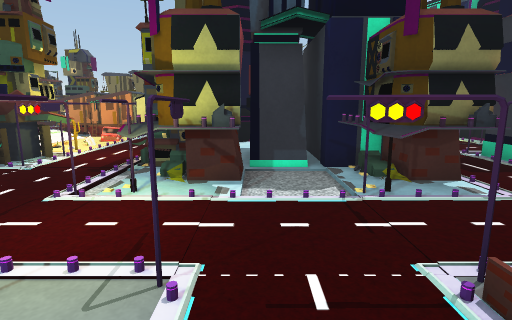
View 1 (above)

24 first-person views from a walk through a scene from a Unity 3-D project. The camera is 1.2 m above the floor, tilts 10° down and sees 80° across. The floor is counted in squares, 1 m on a side. Each view is taken from the middle of a square. On the plan, view 1 faces up. The plan holds only what a view shows up to about 13 squares ahead; the rest is blank. The place goes on beyond the plan.

View 2
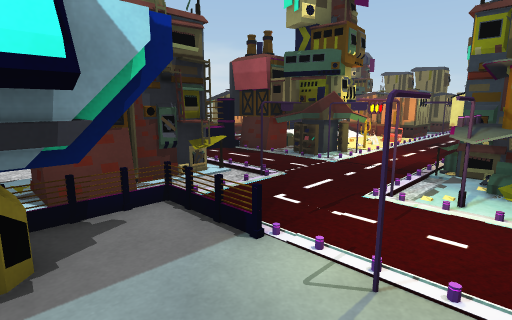

View 3
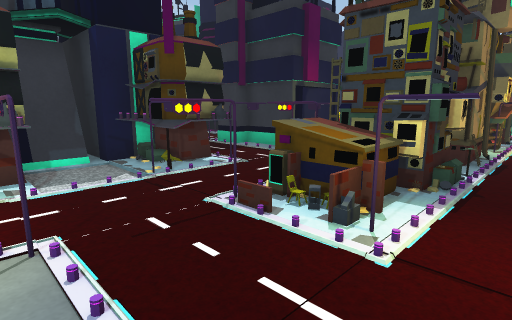

View 4
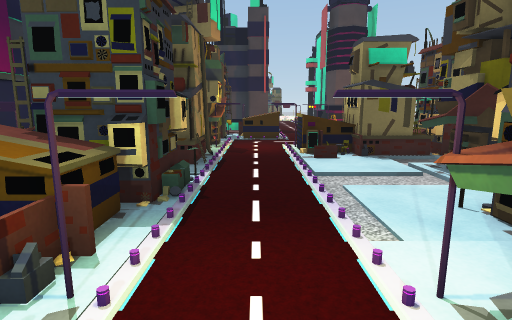

View 5
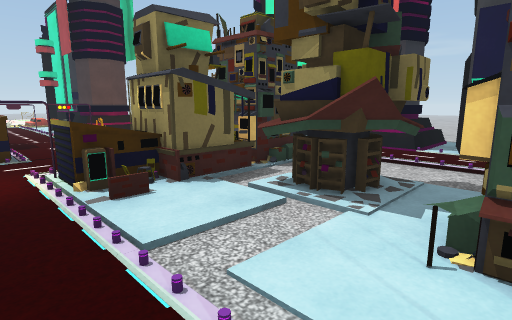

View 6
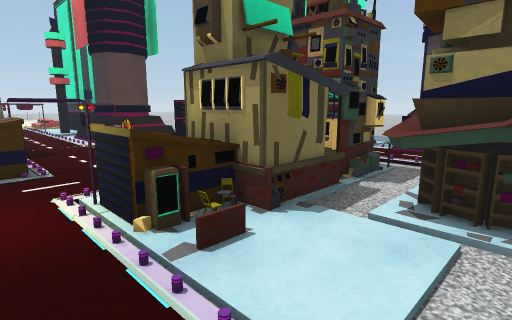

View 7
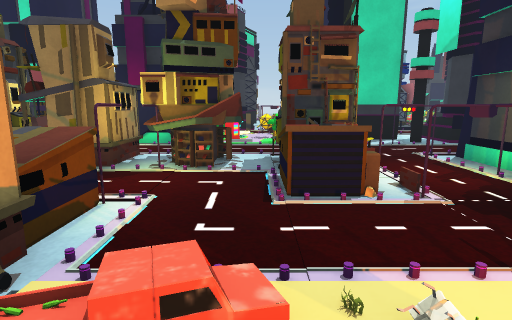

View 8
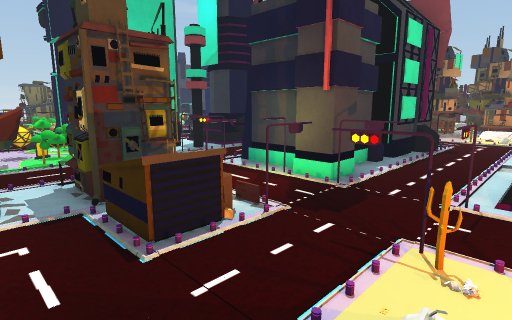

View 9
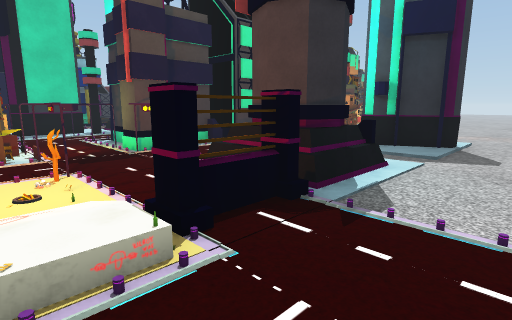

View 10
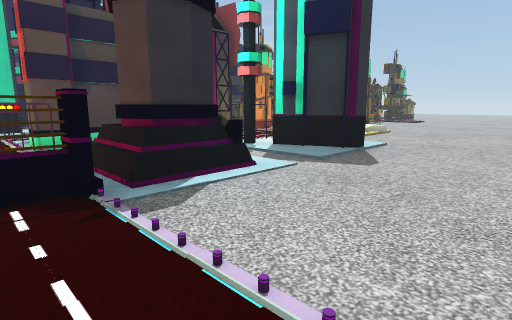

View 11
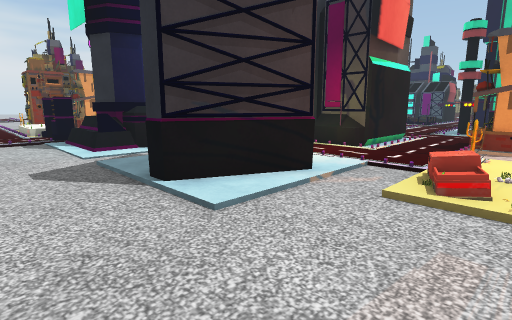

View 12
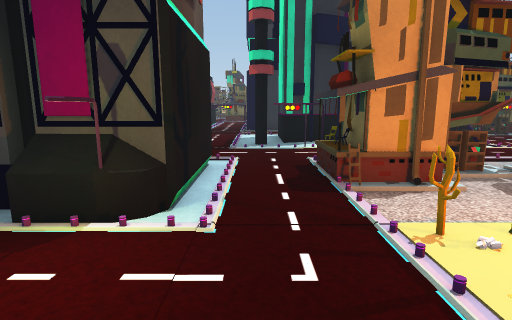

View 13
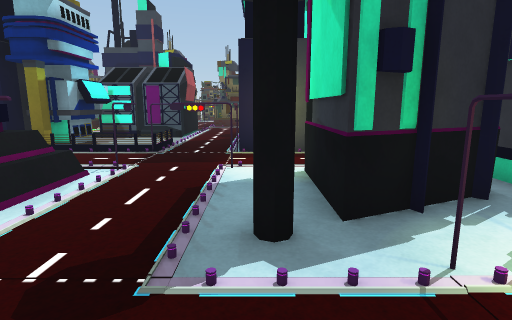

View 14
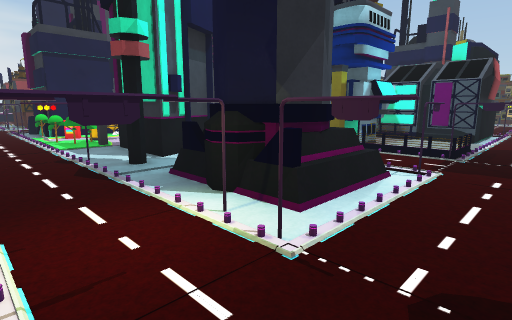

View 15
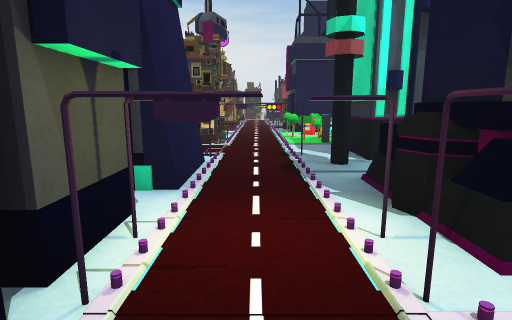

View 16
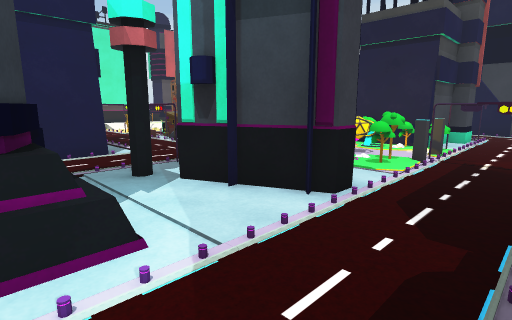

View 17
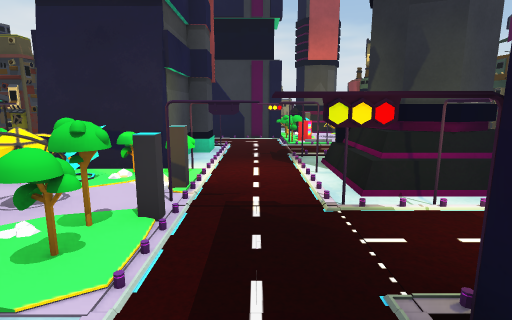

View 18
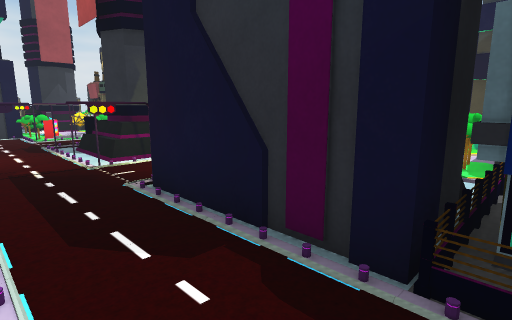

View 19
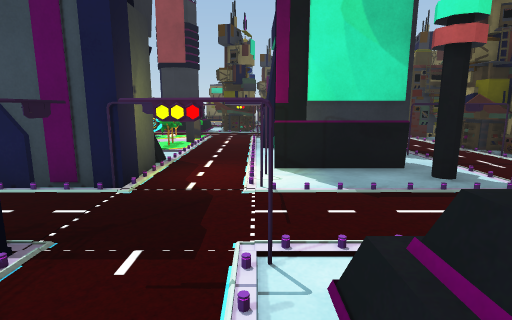

View 20
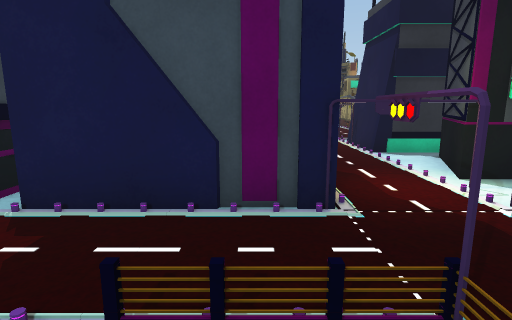

View 21
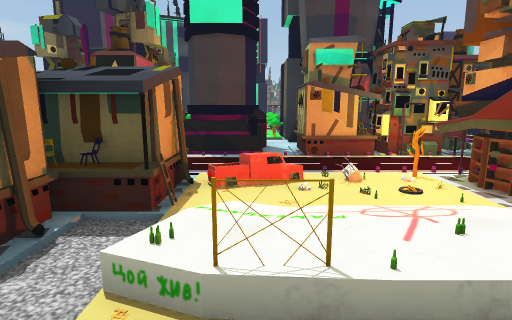

View 22
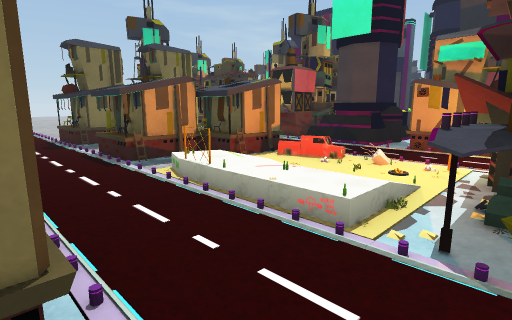

View 23
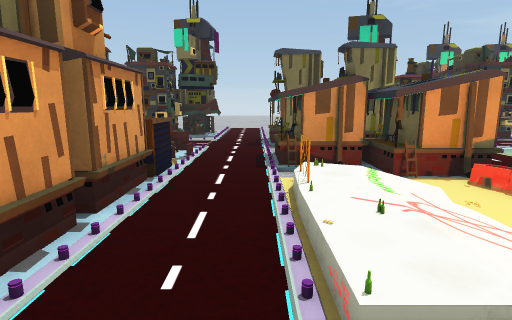

View 24
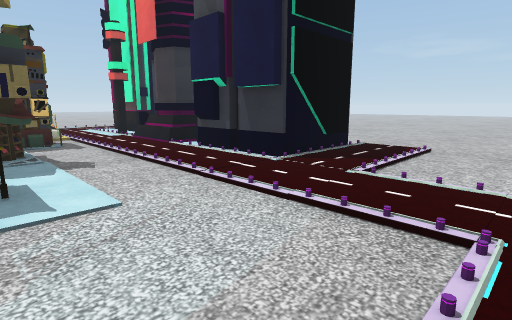

### Floor plan
Key: @ floor where view 1 was taken; # wall or solid block; x gap in a wall; . floor; / step, stairs or slope; B building; O other object.
Columns run from 12 left of view 1 to 27 right of it. Each row starts with its distance up from view 1.
 15 O   OO    BBB B           OO OBBBB  BBB
 14 O   OOOO  BBBBBB             B   B  B
 13 OO  OOOO  BB         BB      BOO    B
 12  B  /.OO  BB  OOOO  BBBB     BOO    B
 11  B. O     BBBBOOO## BBBB# B  BOO.   B BB
 10 BB        BB.BBBOO#######OBBBBO. .#.BBB
  9 OO        BBBBBB   #   # OO.     ...O
  8 OO  BBBB  BBBBBBx#B  OOOOO.B  .. ..##B
  7  . .BBBB##BBBBBB  BBBBOOOOBBB BBBB   BBB
  6     BBBB# BBBBB   B  BOOOOBBB BBBB   BBB
  5     O  O .BBB.BB  BBBBO.OO BBBBBBB  BBB
  4     O BO OOBB/BB####  OOO  ##   ###  .O#
  3       B. OO#   ## #      ####   #O . OO
  2       BB  ## #OOBBBBBBBBBB #BBB BBB..##B
  1      BBBOO    OOBBBBBBBBBB  BBBBBB B BBB
  0      B  OO .@ # BB BB#BBBB##B  BB  B BBB
 -1            ..  . .      OO##BBBBBBBB  ..
 -2              B#/////O#  OO#.      B   O.
 -3               B  .. OO   ...#
 -4              BBB BBBBB   O.#/       ./
 -5          . ...BB BBBBB/     BBB  B  ..
 -6           .......BB.BB .    BBBB.BBBB.//
 -7          ...........BB    OOBBB...BB....
 -8          .////////////      .......B....
 -9                             ............
-10          ///  BBBB BB B .   ............
-11          ... BBB BBBB BBBB  ............
-12           .. B    B       . .....

Where each view was taken, in squares from view 1:
view 1: 0 up, 0 right, facing up
view 2: 0 up, 1 left, facing up-left
view 3: 1 down, 1 left, facing up-right
view 4: 1 down, 0 right, facing right
view 5: 1 down, 3 right, facing down-right
view 6: 1 down, 5 right, facing down-right
view 7: 6 down, 11 right, facing up
view 8: 5 down, 10 right, facing up-right
view 9: 10 down, 12 right, facing up-right
view 10: 12 down, 14 right, facing up-right
view 11: 10 down, 27 right, facing up-left
view 12: 5 down, 24 right, facing up
view 13: 2 up, 24 right, facing up
view 14: 2 up, 23 right, facing up-left
view 15: 3 up, 23 right, facing left
view 16: 10 up, 19 right, facing down-left
view 17: 9 up, 15 right, facing left
view 18: 8 up, 18 right, facing up-left
view 19: 8 up, 19 right, facing right
view 20: 11 up, 20 right, facing right
view 21: 11 up, 10 left, facing right
view 22: 7 up, 11 left, facing up-right
view 23: 7 up, 9 left, facing up
view 24: 5 down, 3 left, facing down-right
